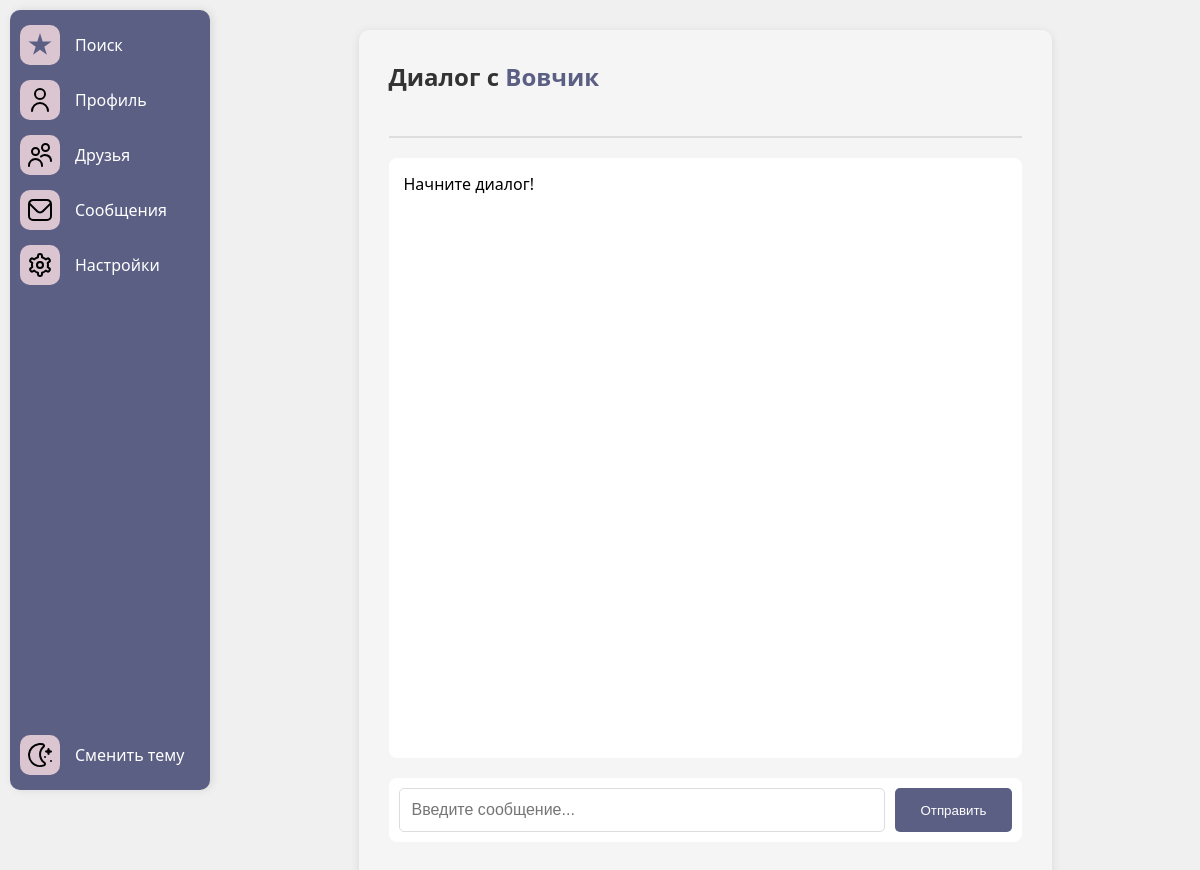
/messenger/10/ (signed in), run on an earlier commit of the app's database.
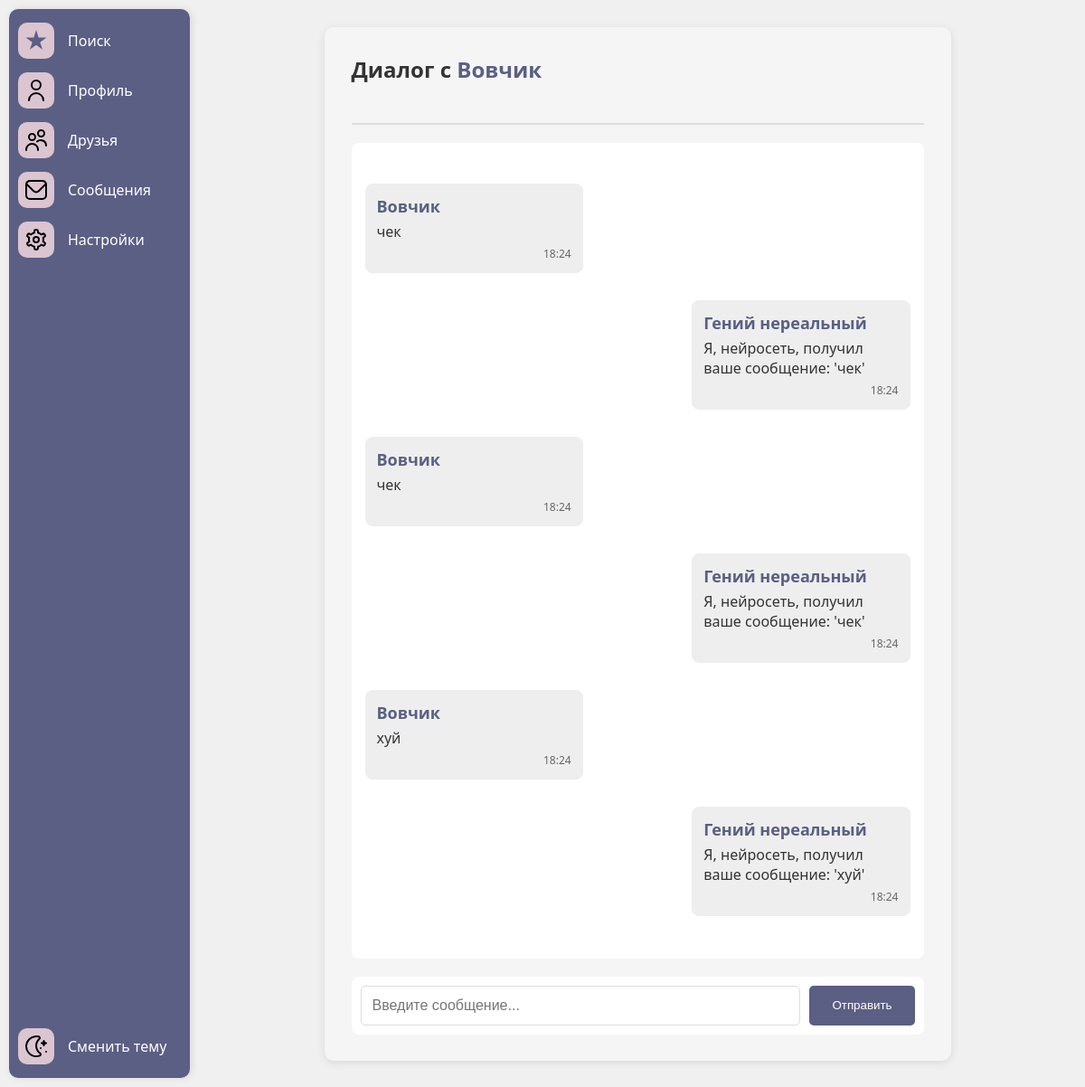
And on a later commit of the database.
### messenger/models.py (models this page shows)
class Message(models.Model):
    sender = models.ForeignKey(User, on_delete=models.CASCADE, related_name='sent_messages')
    receiver = models.ForeignKey(User, on_delete=models.CASCADE, related_name='received_messages')
    text = models.TextField()
    timestamp = models.DateTimeField(auto_now_add=True)
    is_read = models.BooleanField(default=False)
    class Meta:
        ordering = ['-timestamp']

### authuser/models.py (models this page shows, shortened)
class User(AbstractBaseUser, PermissionsMixin):
    full_name = models.CharField(max_length=100)
    email = models.EmailField(unique=True)
    is_active = models.BooleanField(default=True)
    is_staff = models.BooleanField(default=False)
    is_ai = models.BooleanField(default=False)
    objects = CustomUserManager()
    USERNAME_FIELD = 'email'
    REQUIRED_FIELDS = ['full_name']

### messenger/views.py (the view)
# urls.py: path('messenger/<int:user_id>/', messenger_detail, name='messenger_detail'),
@login_required
def messenger_detail(request, user_id):
    user = request.user
    interlocutor = get_object_or_404(User, id=user_id)
    try:
        if not Friendship.objects.filter and not interlocutor.is_ai(
                (Q(from_user=user, to_user=interlocutor) |
                 Q(from_user=interlocutor, to_user=user)),
                status='accepted'
        ).exists():
            return HttpResponseForbidden("Ошибка доступа: Пользователи не являются друзьями")
    except Exception as e:
        print(f"Error checking friendship: {e}")
        return HttpResponseForbidden("Ошибка доступа при проверке дружбы")
    messages = Message.objects.filter(
        Q(sender=user, receiver=interlocutor) |
        Q(sender=interlocutor, receiver=user)
    ).order_by('timestamp')
    host_with_port = request.get_host()
    host = host_with_port.split(':')[0]
    websocket_port = 8001
    websocket_url_base = f"ws://{host}:{websocket_port}/ws/messenger"
    context = {
        'interlocutor': interlocutor,
        'messages': messages,
        'interlocutor_id': interlocutor.id,
        'user_id': user.id,
        'ws_url_base': websocket_url_base
    }
    return render(request, 'messenger_detail.html', context)

### templates/messenger_detail.html (shortened to what this page needs)
{% extends 'base.html' %}
{% load static %}
{% block content %}
<link rel="stylesheet" href="{% static 'css/messenger_style.css' %}">
<div class="chat-container"
     id="chat-container"
     data-interlocutor-id="{{ interlocutor.id }}"
     data-user-id="{{ user.id }}"
     data-ws-url-base="{{ ws_url_base }}/">
    <h2>Диалог с
        <a href="{% url 'user_profile' interlocutor.id %}" class="profile-link">
            {{ interlocutor.full_name }}
        </a>
        <div class="avatar-wrapper">
        </div>
    </h2>
    <div class="messages" id="messages">
         {% for message in messages %}
             <div class="message {% if message.sender == user %}sent{% else %}received{% endif %}">
                 <div style="color: #5B5F84; font-size: 18px;">{{message.sender.full_name}} </div>
                 <div class="message-content">{{ message.text }}</div>
                 <div class="message-time">{{ message.timestamp|date:"H:i" }}</div>
             </div>
         {% empty %}
             <p>Начните диалог!</p>
         {% endfor %}
    </div>
    <form id="message-form" class="message-form">
        <input type="text"
               id="message-input"
               placeholder="Введите сообщение..."
               autocomplete="off">
        <button type="submit">Отправить</button>
    </form>
</div>
{% load static %}
{% endblock %}

What changed in the data, as far as the page shows it:
added Message: sender.full_name "Вовчик", text "чек", timestamp "18:24"
added Message: sender.full_name "Гений нереальный", text "Я, нейросеть, получил ваше сообщение: 'чек'", timestamp "18:24"
added Message: sender.full_name "Вовчик", text "чек", timestamp "18:24"
added Message: sender.full_name "Гений нереальный", text "Я, нейросеть, получил ваше сообщение: 'чек'", timestamp "18:24"
added Message: sender.full_name "Вовчик", text "хуй", timestamp "18:24"
added Message: sender.full_name "Гений нереальный", text "Я, нейросеть, получил ваше сообщение: 'хуй'", timestamp "18:24"
Also different on the page:
text no longer shown: "Начните диалог!"
